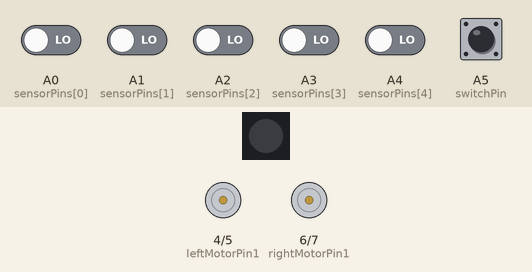
The sketch below on a simulated Arduino Uno, built with avr-gcc and run on an emulated ATmega328P. On the bench: 1 RGB LEDs in strip order, left to right, motor-driver pin pairs drawn as motors (green arrow = first pin HIGH = forward, orange = second pin HIGH = backward, longer = more drive). The inputs (shaded band) are chosen by the test bench; at power-on: A5 (switchPin) HIGH, A0 (sensorPins[0]), A1 (sensorPins[1]), A2 (sensorPins[2]), A3 (sensorPins[3]), A4 (sensorPins[4]) LOW. Dim RGB values are drawn brighter than linear.

Above: at 1.2 s.
1.3 s: A5 (switchPin) pulled LOW for 0.15 s
At 2.5 s:
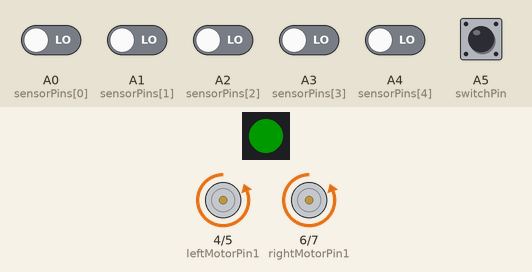
2.9 s: A5 (switchPin) pulled LOW for 1 s
At 3.7 s:
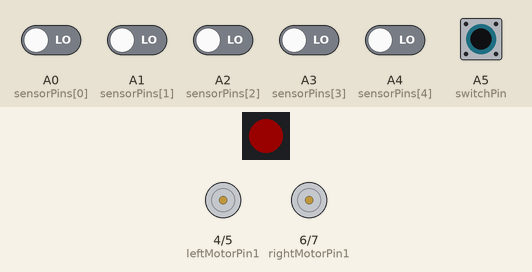
Timing chart, 0 to 5.9 s (numbered marks = the images above; inputs shaded):
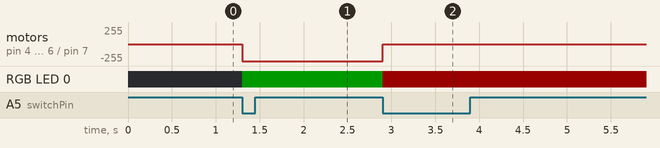

The sketch:

code.ino
```cpp
#include <Adafruit_NeoPixel.h>

Adafruit_NeoPixel pixels(1, 3, NEO_GRB + NEO_KHZ800);

const int sensorPins[5] = {A0, A1, A2, A3, A4};

const int leftMotorPin1 = 4;
const int leftMotorPin2 = 5;
const int rightMotorPin1 = 6;
const int rightMotorPin2 = 7;

const int switchPin = A5;

const int buzzer = 2;

bool robotRunning = false;
bool lastSwitchState = HIGH;

void setup() {

  pixels.begin();

  for (int i = 0; i < 5; i++) {
    pinMode(sensorPins[i], INPUT);
  }

  pinMode(leftMotorPin1, OUTPUT);
  pinMode(leftMotorPin2, OUTPUT);
  pinMode(rightMotorPin1, OUTPUT);
  pinMode(rightMotorPin2, OUTPUT);

  pinMode(switchPin, INPUT_PULLUP);

  pinMode(buzzer, OUTPUT);
}

void loop() {

  noTone(buzzer);
  int sensorValues[5];

  for (int i = 0; i < 5; i++) {
    sensorValues[i] = digitalRead(sensorPins[i]);
  }

  bool currentSwitchState = digitalRead(switchPin);

  if (currentSwitchState == LOW && lastSwitchState == HIGH) {
    robotRunning = !robotRunning;

    if (robotRunning) {
      Serial.println("Robot started.");
      moveForward();
      pixels.setPixelColor(0, pixels.Color(0, 25, 0));
      pixels.show();

    } else {
      stopMotors();
      Serial.println("Robot stopped.");
      pixels.setPixelColor(0, pixels.Color(25, 0, 0));
      pixels.show();
    }
  }

  lastSwitchState = currentSwitchState;

  if (robotRunning) {

    if (sensorValues[0] == HIGH && sensorValues[1] == HIGH && sensorValues[2] == LOW && sensorValues[3] == HIGH && sensorValues[4] == HIGH) {
      moveForward();
      buzer();
    } else if (sensorValues[0] == LOW && sensorValues[1] == HIGH && sensorValues[2] == HIGH && sensorValues[3] == HIGH && sensorValues[4] == HIGH) {
      turnLeftSlightly();
      buzer();
    } else if (sensorValues[0] == HIGH && sensorValues[1] == HIGH && sensorValues[2] == HIGH && sensorValues[3] == HIGH && sensorValues[4] == LOW) {
      turnRightSlightly();
      buzer();
    } else if (sensorValues[0] == HIGH && sensorValues[1] == LOW && sensorValues[2] == HIGH && sensorValues[3] == HIGH && sensorValues[4] == HIGH) {
      turnLeftSlightly();
      buzer();
    } else if (sensorValues[0] == HIGH && sensorValues[1] == HIGH && sensorValues[2] == HIGH && sensorValues[3] == LOW && sensorValues[4] == HIGH) {
      turnRightSlightly();
      buzer();
    }
  } else {
    stopMotors();
  }
}

void moveForward() {
  digitalWrite(leftMotorPin1, LOW);
  digitalWrite(leftMotorPin2, HIGH);
  digitalWrite(rightMotorPin1, LOW);
  digitalWrite(rightMotorPin2, HIGH);
}

void turnRightSlightly() {
  digitalWrite(leftMotorPin1, LOW);
  digitalWrite(leftMotorPin2, HIGH);
  digitalWrite(rightMotorPin1, LOW);
  digitalWrite(rightMotorPin2, LOW);
}

void turnLeftSlightly() {
  digitalWrite(leftMotorPin1, LOW);
  digitalWrite(leftMotorPin2, LOW);
  digitalWrite(rightMotorPin1, LOW);
  digitalWrite(rightMotorPin2, HIGH);
}

void stopMotors() {
  digitalWrite(leftMotorPin1, LOW);
  digitalWrite(leftMotorPin2, LOW);
  digitalWrite(rightMotorPin1, LOW);
  digitalWrite(rightMotorPin2, LOW);
}

void buzer(){
  tone(buzzer, 1000);
  delay(100);
  noTone(buzzer);
  delay(100);
}
```

Measured:
- after the input at 1.3 s, motor on pin 4 (leftMotorPin1) / pin 5 (leftMotorPin2), motor on pin 6 (rightMotorPin1) / pin 7 (rightMotorPin2): stopped → backward 255/255 at once; RGB LED 0: off → RGB(0, 25, 0) at once
- after the input at 2.9 s, motor on pin 4 (leftMotorPin1) / pin 5 (leftMotorPin2), motor on pin 6 (rightMotorPin1) / pin 7 (rightMotorPin2): backward 255/255 → stopped at once; RGB LED 0: RGB(0, 25, 0) → RGB(25, 0, 0) at once
